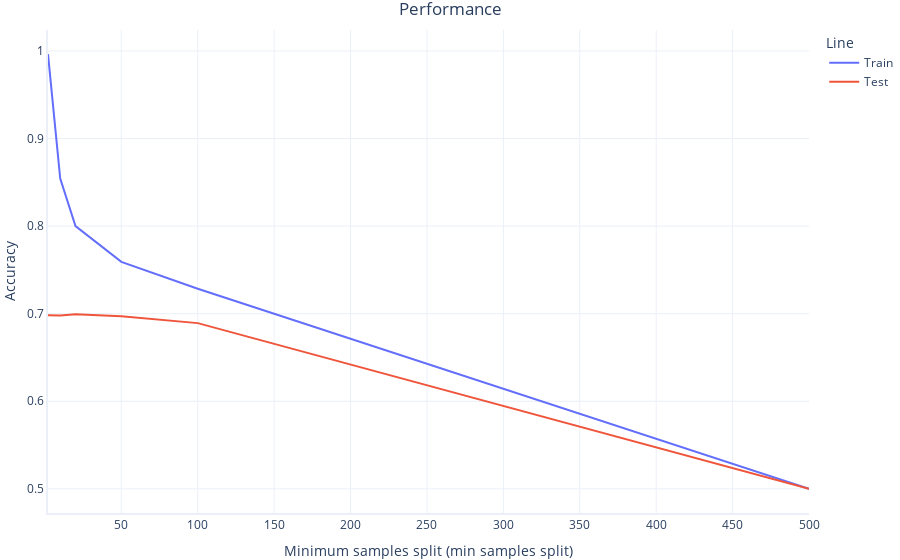

The cell this chart's notebook holds for it:
### Markdown cell above
Las métricas son buenas para el conjunto de entrenamiento, pero no tanto para el conjunto de prueba. Un mayor número de árboles tiende a ayudar a ambos, pero sólo hasta cierto punto.

Podríamos haber esperado que el número de árboles resolviera nuestro problema de sobreajuste, ¡pero no fue así! Lo más probable es que el modelo sea demasiado complejo en relación con los datos, lo que le permite sobreajustarse al conjunto de entrenamiento.

## Modificación del número mínimo de muestras para el parámetro de división
Recordemos que los árboles de decisión tienen un nodo raíz, nodos internos y nodos hoja, y que los dos primeros pueden dividirse en nodos más nuevos con subconjuntos de datos.

Si dejamos que nuestro modelo se divida y cree demasiados nodos, puede volverse cada vez más complejo y empezar a sobreajustarse.

Una forma de limitar esa complejidad es decirle al modelo que cada nodo debe tener al menos un número determinado de muestras, ya que de lo contrario no podrá dividirse en subnodos.

En otras palabras, podemos establecer el parámetro min_samples_split del modelo en el número mínimo de muestras necesarias para que un nodo pueda dividirse.

Nuestro valor por defecto para min_samples_split es sólo 2, por lo que los modelos se volverán rápidamente demasiado complejos si ese parámetro se deja intacto.

Ahora utilizaremos el modelo con mejor rendimiento anterior, luego lo probaremos con diferentes valores de min_samples_split y compararemos los resultados:

### Code cell
# Shrink the training set temporarily to explore this
# setting with a more normal sample size
full_trainset = train
train = full_trainset[:1000] # limit to 1000 samples

min_samples_split = [2, 10, 20, 50, 100, 500]

# Train our models and report their performance
train_accuracies = []
test_accuracies = []

for min_samples in min_samples_split:
    print("Preparing a model with min_samples_split = ", min_samples)

    # Prepare the model 
    rf = RandomForestClassifier(n_estimators=20,
                                min_samples_split=min_samples,
                                random_state=2, 
                                verbose=False)
    
    # Train and test the result
    train_accuracy, test_accuracy = fit_and_test_model(rf)

    # Save the results
    test_accuracies.append(test_accuracy)
    train_accuracies.append(train_accuracy)


# Plot results
graphing.line_2D(dict(Train=train_accuracies, Test=test_accuracies), 
                    min_samples_split,
                    label_x="Minimum samples split (min_samples_split)",
                    label_y="Accuracy",
                    title="Performance", show=True)

# Rol back the trainset to the full set
train = full_trainset

### Figure 1 — Plotly figure (JSON) as saved in the notebook; plotly's stock layout.template omitted (floating-point values rounded to 4 significant figures)
{"data": [{"hovertemplate": "Line=Train<br>Minimum samples split (min samples split)=%{x}<br>Accuracy=%{y}<extra></extra>", "legendgroup": "Train", "marker": {"color": "#636efa", "size": 19, "symbol": "circle"}, "mode": "lines", "name": "Train", "orientation": "v", "showlegend": true, "type": "scatter", "x": [2, 10, 20, 50, 100, 500], "xaxis": "x", "y": [0.9964, 0.8542, 0.8001, 0.7592, 0.7284, 0.5], "yaxis": "y"}, {"hovertemplate": "Line=Test<br>Minimum samples split (min samples split)=%{x}<br>Accuracy=%{y}<extra></extra>", "legendgroup": "Test", "marker": {"color": "#EF553B", "size": 19, "symbol": "circle"}, "mode": "lines", "name": "Test", "orientation": "v", "showlegend": true, "type": "scatter", "x": [2, 10, 20, 50, 100, 500], "xaxis": "x", "y": [0.6983, 0.698, 0.6993, 0.6972, 0.6892, 0.5], "yaxis": "y"}], "layout": {"legend": {"title": {"text": "Line"}, "tracegroupgap": 0}, "title": {"text": "Performance"}, "xaxis": {"anchor": "y", "domain": [0, 1], "range": [2, 500], "title": {"text": "Minimum samples split (min samples split)"}}, "yaxis": {"anchor": "x", "domain": [0, 1], "title": {"text": "Accuracy"}}}}
